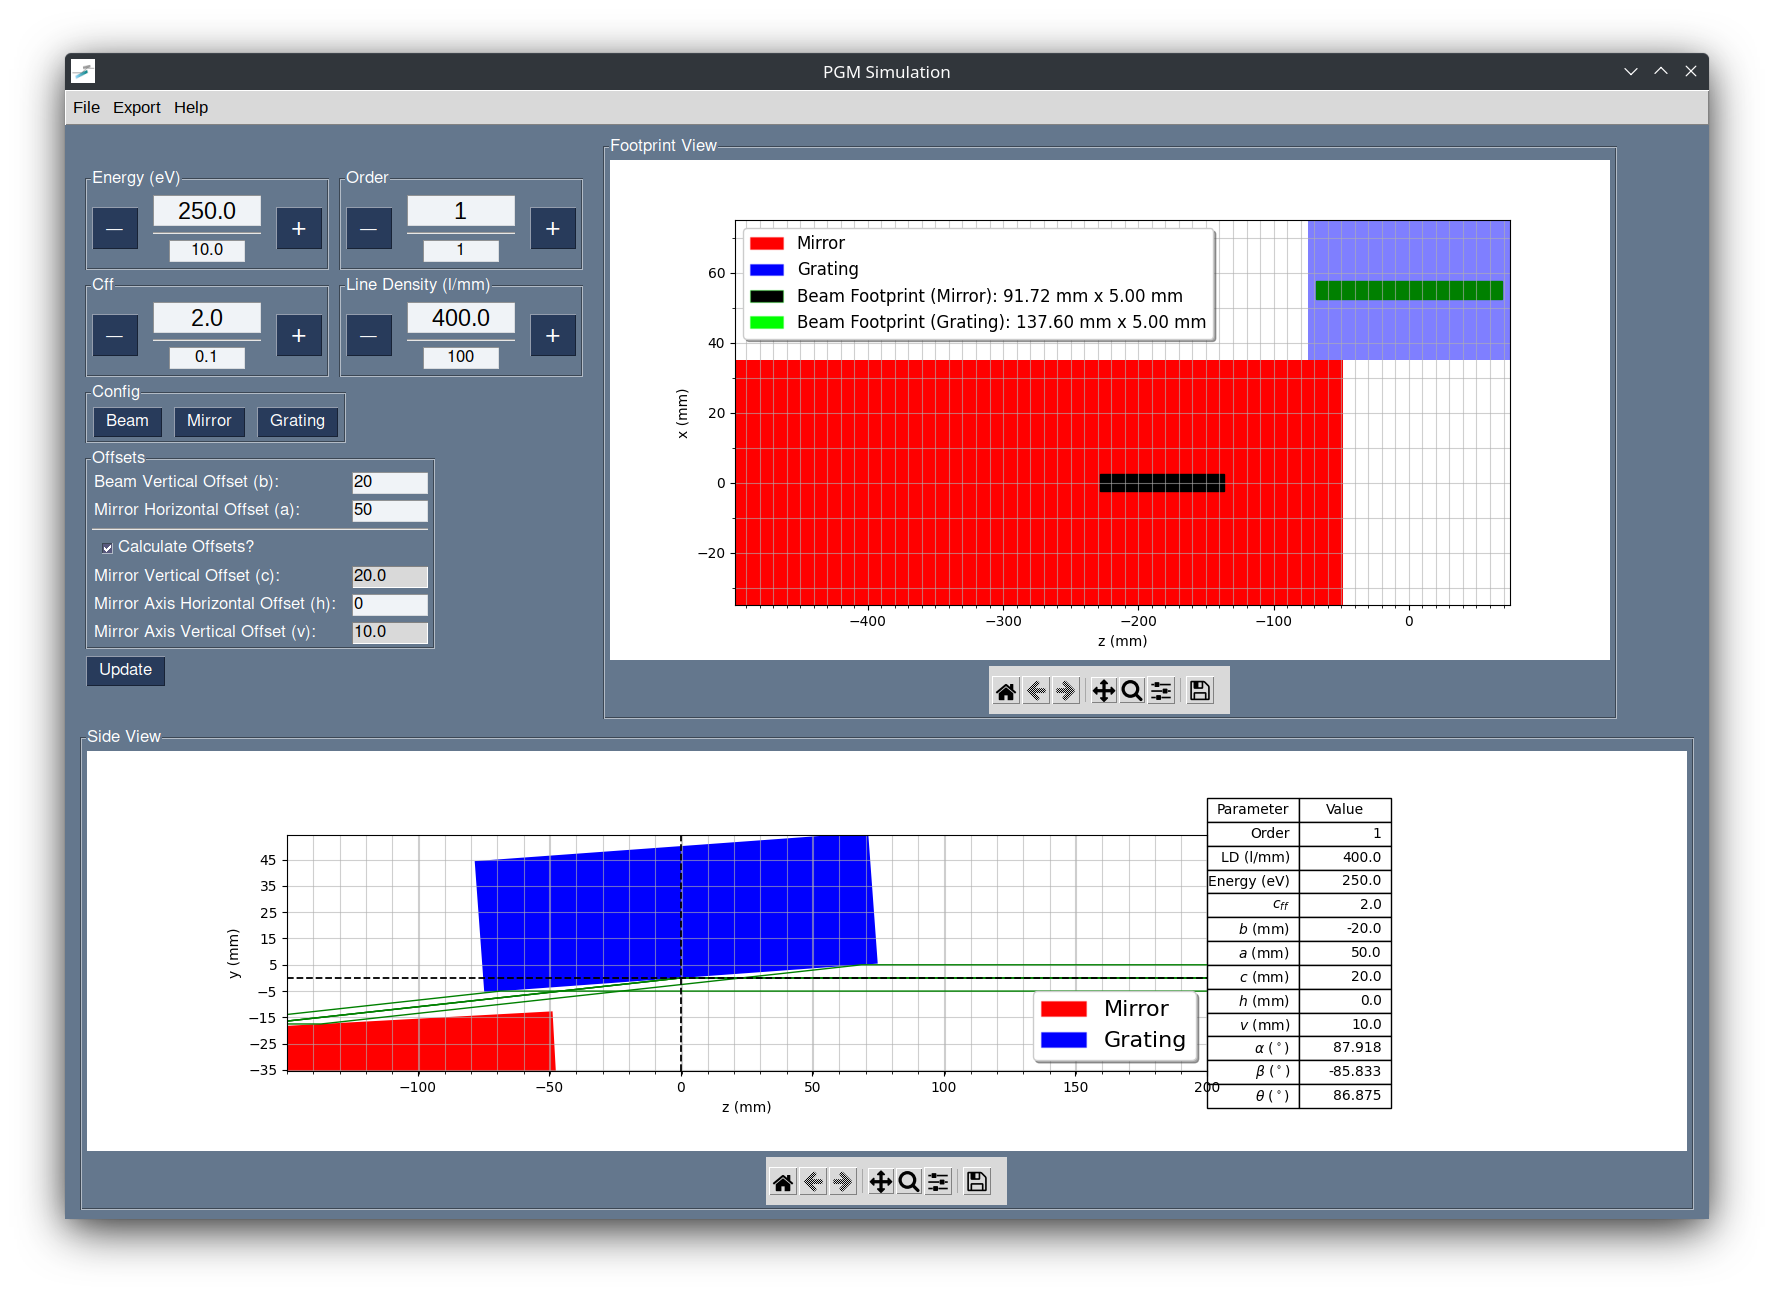

Generate this figure with Python:
import PySimpleGUI as sg
from colorama import init
import numpy as np
from components import *
from geometry_elements import *
import matplotlib.pyplot as plt
from matplotlib.backends.backend_tkagg import FigureCanvasTkAgg, NavigationToolbar2Tk
from gui_widgets import *
import dill as pickle
from time import sleep

mirror = Plane_Mirror(hoffset=50, voffset=0, dimensions=np.array([450,70,50]))
grating = Grating(line_density=400, order = 1, cff=2., energy=250, dimensions=np.array([150,40,50]))
pgm = PGM(mirror=mirror, grating=grating)
pgm.beam_height= 5
pgm.beam_width = 5
pgm.beam_offset = 20

menu = [['File', ['Open workspace', 'Save workspace', 'Exit']],
        ['Export', ['Export Mirror', 'Export Grating', 'Export Beams', 'Export All']],
        ['Help', 'About...'], ]

energy_control = EPICScontrol('Energy (eV)', 250.,10., '-ENERGY-', pgm=pgm)
cff_control = EPICScontrol(u'Cff', 2.,0.1, '-CFF-',pgm=pgm)
order_control = EPICScontrol('Order', 1,1, '-ORDER-',pgm=pgm)
line_density_control = EPICScontrol('Line Density (l/mm)', 400,100, '-LINE_DENSITY-',pgm=pgm)
offset_defaults = pgm.values()
offset_defaults['beam_vertical'] = 20
offsets_control = OffsetsControl(offset_defaults, '-OFFSETS-')
up_events = {'-ENERGY-_up':energy_control, '-CFF-_up':cff_control, '-ORDER-_up':order_control, '-LINE_DENSITY-_up':line_density_control}
down_events = {'-ENERGY-_down':energy_control, '-CFF-_down':cff_control, '-ORDER-_down':order_control, '-LINE_DENSITY-_down':line_density_control}



beam_config = Beam_Config()
topview_widget = Topview_Widget(pgm, size=(1000,500))
sideview_widget = Sideview_Widget(pgm, size=(1600,400))

config_frame = sg.Frame('Config', [[
    sg.Button('Beam'), sg.Button('Mirror'), sg.Button('Grating')
]])


layout = [[
    [sg.Menu(menu)],
    [sg.Column([
        [energy_control.frame, order_control.frame],
        [cff_control.frame, line_density_control.frame],
        [config_frame], [offsets_control.frame], [sg.B('Update')]
    ]), 
    sg.Column([
        [topview_widget.frame],
    ])
    ],
    [sideview_widget.frame]
]]

window = sg.Window('PGM Simulation', layout, finalize=True,icon='icon.png', resizable=True)


_,_ = pgm.grating.compute_angles()
_=pgm.mirror.compute_corners()
_=pgm.grating.compute_corners()
pgm.set_theta()
_=pgm.mirror.compute_corners()

        
topview_widget.draw(window)
sideview_widget.draw(window)
_=pgm.mirror.compute_corners()
_=pgm.grating.compute_corners()
topview_widget.draw(window)
sideview_widget.draw(window)

initial_draw(window, pgm, topview_widget, sideview_widget, offsets_control)
print(pgm)
while True:
    event, values = window.read()
    print(pgm)
    update_and_draw(window, pgm, values, topview_widget, sideview_widget, energy_control, cff_control, order_control, line_density_control, offsets_control)
    if window.find_element_with_focus() is None:
        pass
    else:
        window.find_element_with_focus().set_focus(force=True)


    


    if event == sg.WIN_CLOSED or event == 'Exit':
        break

    if event == 'Update':
        pgm.energy = float(values['-ENERGY-'])
        pgm.cff = float(values['-CFF-'])
        pgm.order = int(values['-ORDER-'])
        pgm.grating.line_density = float(values['-LINE_DENSITY-'])
        offsets_control.updatepgm(window, pgm)
        if values['-OFFSETS-_calculate']:
            offsets_control.calcoffsets(window, pgm)
        _,_ = pgm.grating.compute_angles()
        _=pgm.mirror.compute_corners()
        _=pgm.grating.compute_corners()
        pgm.set_theta()
        _=pgm.mirror.compute_corners()
        topview_widget.draw(window)
        sideview_widget.draw(window)


    elif event == 'Beam':
        beam_config.window(pgm, window)
    elif event == 'Mirror':
        configuration_popup('Mirror Configuration', '-MIRROR-', pgm.mirror, window)
    elif event == 'Grating':
        configuration_popup('Grating Configuration', '-GRATING-', pgm.grating, window)
    elif event == 'Export Mirror':
        pass
    elif event == 'Export Grating':
        pass
    elif event == 'Export Beams':
        pass
    elif event == 'Export All':
        pass
    elif event == 'About...':
        sg.Popup(*['PGM Simulation', 'version 0.2', 'Patrick Wang'], 'About')
    
    elif event == '-OFFSETS-_calculate':
        if values['-OFFSETS-_calculate']:
            window['-OFFSETS-_mirror_vertical'].update(readonly=True)
            window['-OFFSETS-_mirror_axis_vertical'].update(readonly=True)
        
        else:
            window['-OFFSETS-_mirror_vertical'].update(readonly=False)
            window['-OFFSETS-_mirror_axis_vertical'].update(readonly=False)
    
    elif event == '-OFFSETS-_beam_vertical':
        if values['-OFFSETS-_beam_vertical'] not in ['',' ', '-']:
            window.find_element('-OFFSETS-_beam_vertical').set_focus(force=True)
            offsets_control.updatepgm(window,pgm)
            if values['-OFFSETS-_calculate']:
                offsets_control.calcoffsets(window, pgm)
                window.write_event_value('Update', None)
        else:
            window.find_element('-OFFSETS-_beam_vertical').set_focus(force=True)
            continue
    
    elif event == 'Open workspace':
        pickle_file = sg.popup_get_file('Open workspace', file_types=(('PGM Workspace', '*.pgm'),))
        if pickle_file:
            with open(pickle_file, 'rb') as file:
                pgm = pickle.load(file)
                beam_config = pickle.load(file)
                offsets_control_calculateq = pickle.load(file)
                energy_control.write(window, pgm.energy, pgm)
                cff_control.write(window, pgm.grating.cff, pgm)
                order_control.write(window, pgm.grating.order, pgm)
                line_density_control.write(window, pgm.grating.line_density, pgm)
                offsets_control.write(window, pgm.values(), calcq=offsets_control_calculateq)
        continue
        
    elif event == 'Save workspace':
        save_layout = [[
            [sg.Text('Save workspace as:')],
            [sg.FolderBrowse('Select folder', key='-FOLDER-')],
            [sg.Text('File Name:'), sg.Input(key='-FILENAME-', size=(20,1))],
            [sg.Button('Save'), sg.Button('Cancel')]
        ]]
        save_window = sg.Window('Save Workspace', save_layout, finalize=True)
        while True:
            event, values = save_window.read()
            if event == sg.WIN_CLOSED or event == 'Cancel':
                save_window.close()
                break
            elif event == 'Save':
                filename = values['-FILENAME-']
                folder = values['-FOLDER-']
                with open(folder+'/'+filename+'.pgm', 'wb') as file:
                    pickle.dump(pgm, file)
                    pickle.dump(beam_config, file)
                    pickle.dump(offsets_control.calculate, file)
                    save_window.close()
                sg.Popup('Workspace saved')
                break
            
        pass
    elif event in up_events.keys():
        up_events[event].up(window, pgm)
    elif event in down_events.keys():
        down_events[event].down(window, pgm)
        
